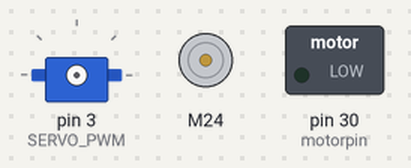
The sketch below on a simulated Arduino Mega 2560, built with avr-gcc and run on an emulated ATmega2560. Parts: servo, DC motor (green arrow = forward, orange = backward, longer = faster), switched loads named in the sketch (green lamp = pin HIGH).

Above: at 0.1 s.
At 1.1 s:
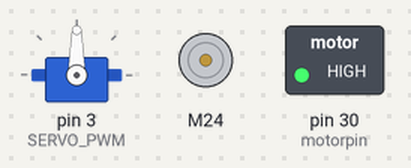
At 5.1 s:
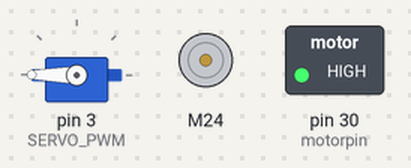
At 6.01 s:
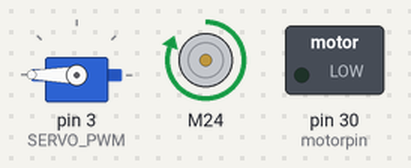
At 7.7 s:
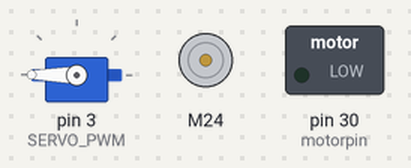
Timing chart, 0 to 9.2 s (numbered marks = the images above):
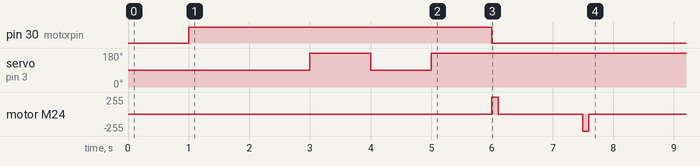

The sketch:

TriggerTest.ino
```cpp
//https://learn.sparkfun.com/tutorials/tb6612fng-hookup-guide?_ga=2.73065424.2123903471.1619898097-1924508164.1618963764
//https://microcontrollerslab.com/mg995-servo-motor-pinout-interfacing-with-arduino-features-examples/

#include <SparkFun_TB6612.h>
#include <Servo.h>

#define SERVO_PWM 3 //needs to be PWM
#define AIN1 24
#define AIN2 22
#define PWMA 2 //needs to be PWM
#define STBY 26

int in1 = 50;
int in2 = 52;
int motorpin = 30;

int trigger_servo_delay = 1000;
int turn_duration = 1500;
int motor_duration = 100;

Servo trigger;

const int offsetA = 1;

Motor m = Motor(AIN1, AIN2, PWMA, offsetA, STBY);

void setup() {

  delay(1000);
  pinMode(in1, INPUT);
  pinMode(in2, INPUT);
  pinMode(motorpin, OUTPUT);
  digitalWrite(motorpin, LOW);
  trigger.attach(SERVO_PWM);
  int a = 0;
  int b = 0;
  if (a+b==0) {
    m.brake();
    digitalWrite(motorpin, 1);
    delay(1000);
    trigger.write(90);
    delay(trigger_servo_delay);
    trigger.write(180);
    delay(trigger_servo_delay);
    trigger.write(90);
    delay(trigger_servo_delay);
    trigger.write(180);
    delay(trigger_servo_delay);
    digitalWrite(motorpin, 0);
  }
  m.drive(255, motor_duration);
  m.brake();
  delay(turn_duration - motor_duration);
  m.drive(-255, motor_duration);
  m.brake();
  delay(turn_duration - motor_duration);
}

void loop() {

}
```
